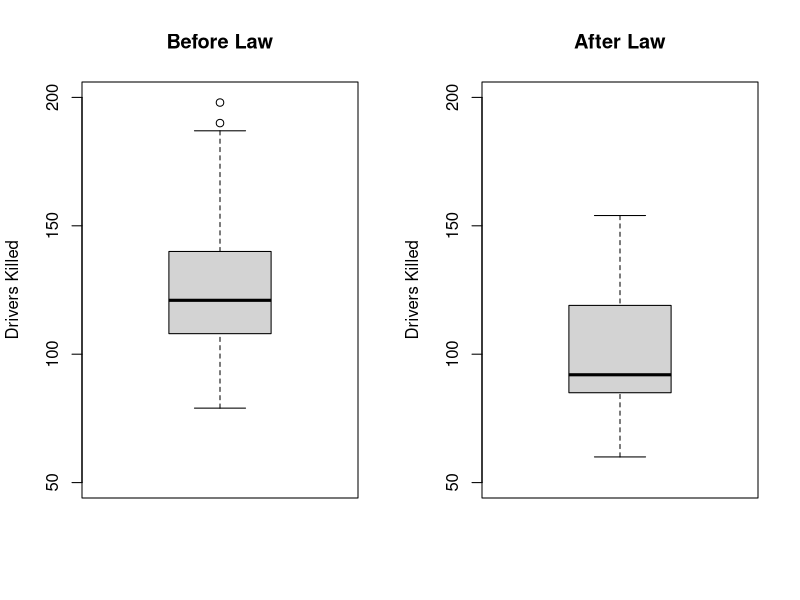
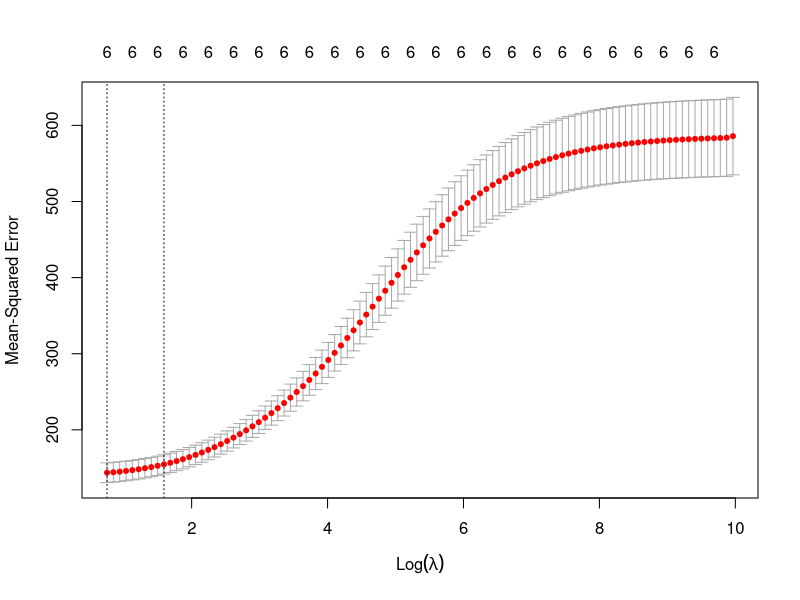
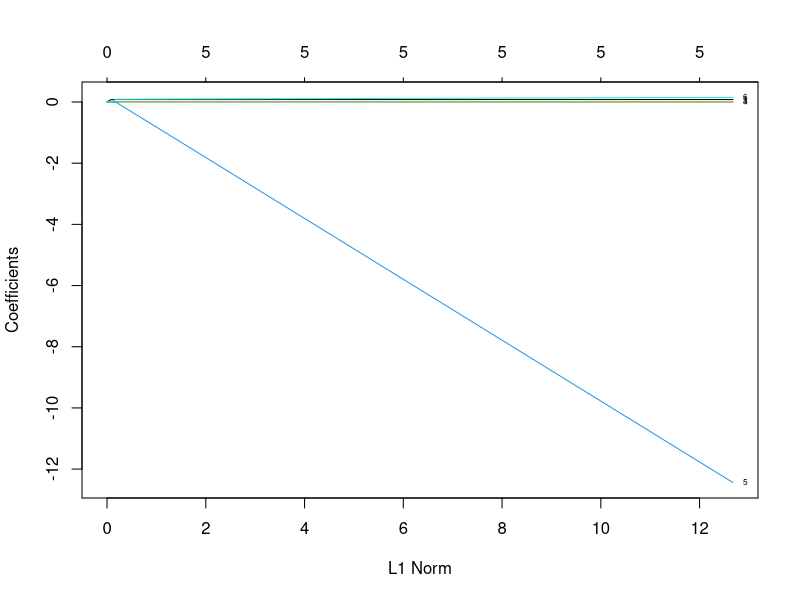
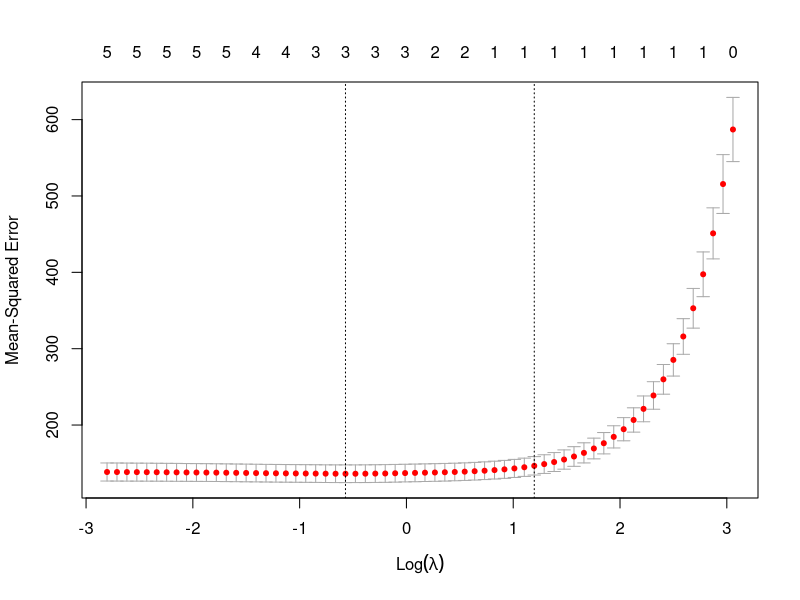

These charts were generated, in order, by the following R code: (Note: this script raises an error after producing the figures.)
## ---- chunk 1
knitr::opts_chunk$set(echo = TRUE)
## ---- chunk 2
data("Seatbelts")
Seatbelts <- data.frame(Seatbelts)
str(Seatbelts)
head(Seatbelts,n=10)
summary(Seatbelts)
## ---- chunk 3
BeforeLaw <-subset(Seatbelts,law==0)
AfterLaw <- subset(Seatbelts,law!=0)
par(mfrow=c(1,2))
boxplot(BeforeLaw$DriversKilled,ylim=c(50,200),main="Before Law",ylab="Drivers Killed")
boxplot(AfterLaw$DriversKilled,ylim=c(50,200),main="After Law",ylab="Drivers Killed")
## ---- chunk 4
library(glmnet)
#need to define X and Y matrix for glmnet
#take out Y and law indicator from data for X (all independent variable)
x <- model.matrix(DriversKilled~., BeforeLaw)[,-c(1,8)]
y <- BeforeLaw$DriversKilled
RidgeMod <- glmnet(x, y, alpha=0, nlambda=100,lambda.min.ratio=0.0001)
## ---- chunk 5
CvRidgeMod <- cv.glmnet(x, y, alpha=0, nlambda=100,lambda.min.ratio=0.0001)
par(mfrow=c(1,1))
plot(CvRidgeMod)
best.lambda.ridge <- CvRidgeMod$lambda.min
best.lambda.ridge 
## ---- chunk 6
predict(RidgeMod, s=best.lambda.ridge, type="coefficients")[1:6, ]
## ---- chunk 7
LassoMod <- glmnet(x, y, alpha=1, nlambda=100,lambda.min.ratio=0.0001)
plot(LassoMod,xvar="norm",label=TRUE)
CvLassoMod <- cv.glmnet(x, y, alpha=1, nlambda=100,lambda.min.ratio=0.0001)
plot(CvLassoMod)
best.lambda.lasso <- CvLassoMod$lambda.min
best.lambda.lasso
coef(CvLassoMod, s = "lambda.min")
## ---- chunk 8
EnetMod <- glmnet(x, y, alpha=0.5, nlambda=100,lambda.min.ratio=0.0001)
CvElasticnetMod <- cv.glmnet(x, y,alpha=0.5,nlambda=100,lambda.min.ratio=0.0001)
coefficients(EnetMod,s=best.lambda.enet)
best.lambda.enet <- CvElasticnetMod$lambda.min
best.lambda.enet
coef(CvElasticnetMod, s = "lambda.min")
## ---- chunk 9
f<-lm(DriversKilled~drivers+front+rear+kms+PetrolPrice+VanKilled,data=BeforeLaw)
y_hat.ridge <- predict(RidgeMod, s = best.lambda.ridge, newx = x)
y_hat.lasso <- predict(LassoMod, s = best.lambda.lasso, newx = x)
y_hat.enet <- predict(CvElasticnetMod , s = best.lambda.enet, newx = x)
sst <- sum((y - mean(y))^2)
sse.ols<-sum(f$residuals^2)
sse.ridge <- sum((y-y_hat.ridge)^2)
sse.lasso <- sum((y-y_hat.lasso)^2)
sse.enet <- sum((y-y_hat.enet)^2)
cbind(sse.ols,sse.ridge,sse.lasso,sse.enet)
# R squared
rsq.ols<-1 - sse.ols / sst
rsq.ridge <- 1 - sse.ridge / sst
rsq.lasso <- 1 - sse.lasso / sst
rsq.enet  <- 1 - sse.enet  / sst
cbind(rsq.ols,rsq.ridge,rsq.lasso,rsq.enet)
